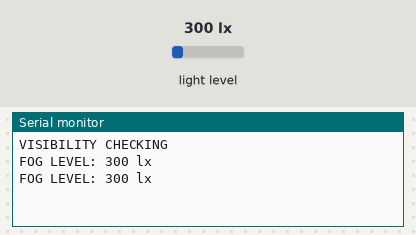
A sketch run on a simulated ESP32. On the bench: the last lines printed to the serial monitor. The inputs (shaded band) are chosen by the test bench; at power-on: light level 300 lx.

Above: at 1.8 s.
1.9 s: light level set to 40 lx
At 2.6 s:
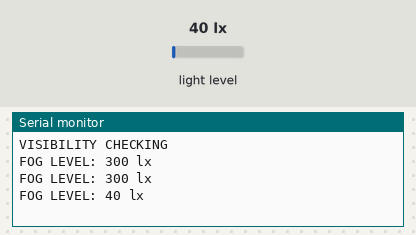
3.4 s: light level set to 500 lx
At 4.8 s:
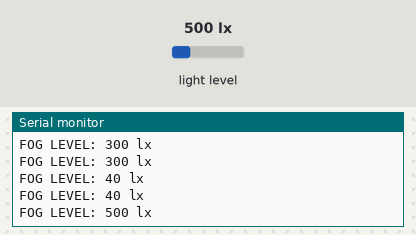
Timing chart, 0 to 6.4 s (numbered marks = the images above; inputs shaded):
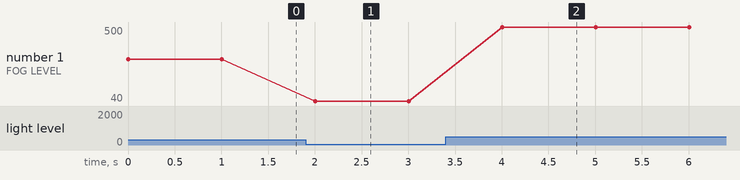

The sketch:

LUX_sensor_with_ESP32.ino
```cpp
#include <Wire.h>
#include <BH1750.h>

BH1750 lightSensor;

void setup() {
  Serial.begin(115200);

  // Initialize the BH1750 sensor
  Wire.begin();
  lightSensor.begin();

  Serial.println("VISIBILITY CHECKING");
}

void loop() {
  // Request light intensity measurement
  uint16_t lux = lightSensor.readLightLevel();

  // Print the measured lux value
  Serial.print("FOG LEVEL: ");
  Serial.print(lux);
  Serial.println(" lx");

  delay(1000); // Delay for 1 second
}
```

Measured:
- after the input at 1.9 s, the serial monitor: prints a new line after 0.10 s (image 1)
- after the input at 3.4 s, the serial monitor: prints a new line after 0.60 s (image 2)
- plotted number 1: 300 → 40 after the input at 1.9 s, 40 → 500 after the input at 3.4 s
